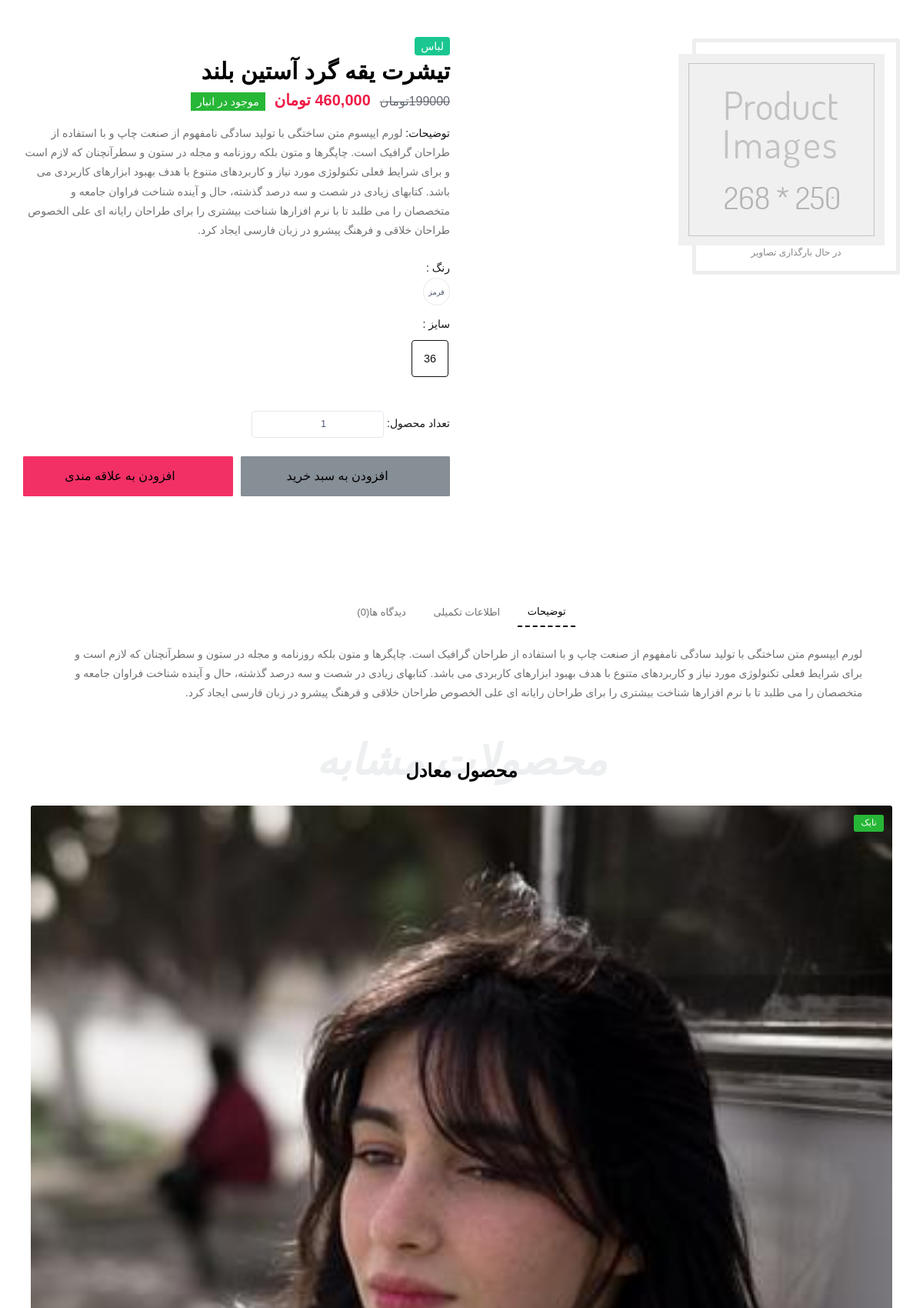
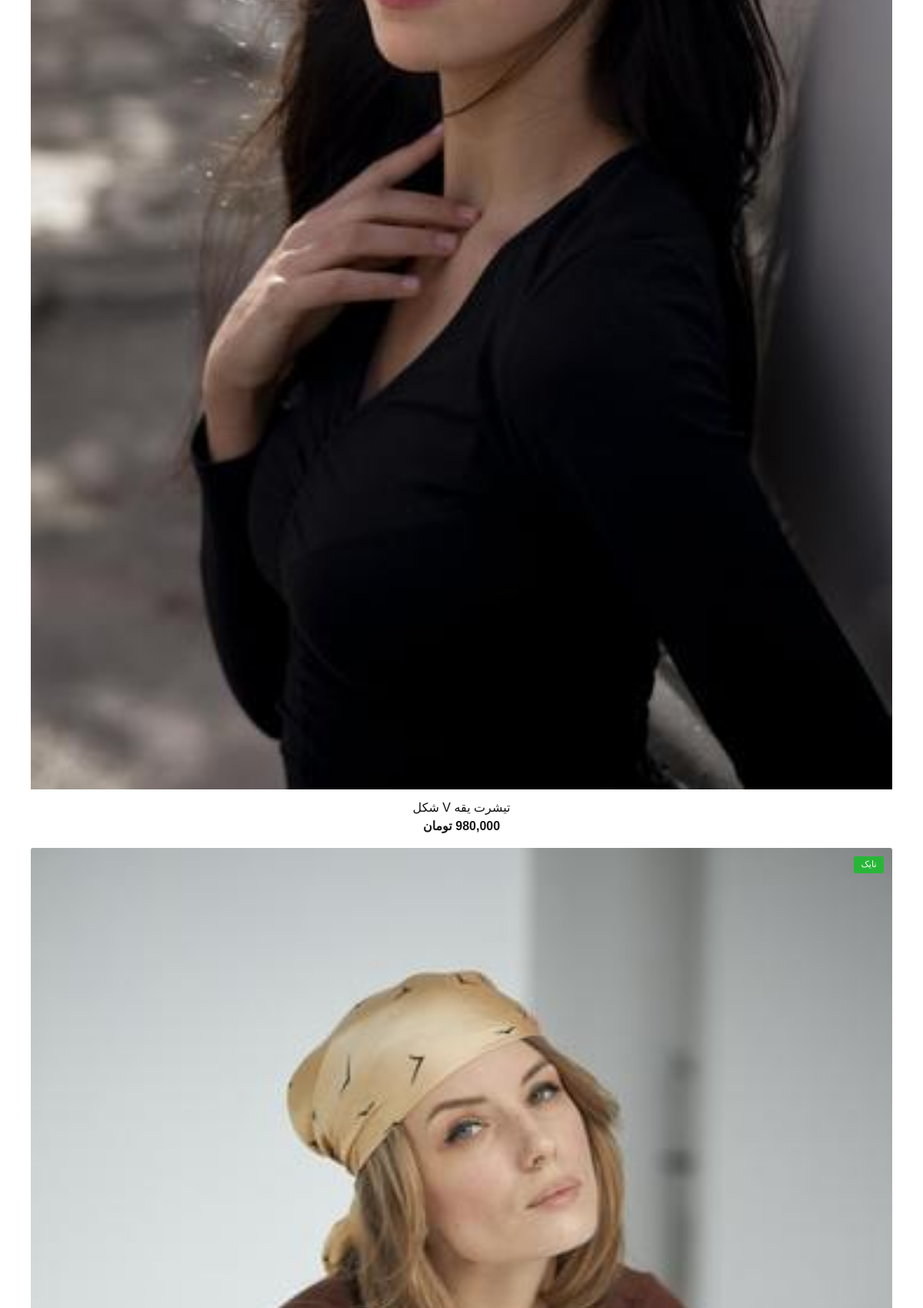
The app's page /products/Long-Sleeve-Round-Neck-T-Shirt/ (upper part) with its own data (2 pictures, top to bottom).
### product/models.py (models this page shows, shortened)
class Product(models.Model):
    title = models.CharField(max_length=300, verbose_name='نام محصول')
    category = models.ManyToManyField(ProductCategory, related_name='product_categories', verbose_name='دسته بندی ها')
    front_image = models.ImageField(upload_to='images/products', null=True, blank=True, verbose_name='تصویر جلوی محصول')
    back_image = models.ImageField(upload_to='images/products', null=True, blank=True, verbose_name='تصویر پشت محصول')
    brand = models.ForeignKey(ProductBrand, on_delete=models.CASCADE, null=True, blank=True, verbose_name='برند')
    size = models.ForeignKey(ProductSize, on_delete=models.CASCADE, null=True, blank=True, verbose_name='سایز')
    color = models.ForeignKey(ProductColor, on_delete=models.CASCADE, null=True, blank=True, verbose_name='رنگ')
    price = models.IntegerField(verbose_name='قیمت محصول')
    short_description = models.CharField(max_length=360, db_index=True, null=True, verbose_name='توضیحات کوتاه')
    description = models.TextField(db_index=True, verbose_name='توضیحات اصلی')
    slug = models.SlugField(max_length=200, default="", null=False, db_index=True, blank=True, unique=True, verbose_name='عنوان در url')
    is_active = models.BooleanField(default=False, verbose_name='فعال / غیرفعال')
    is_delete = models.BooleanField(verbose_name='حذف شده / نشده')
    class Meta:
        verbose_name = 'محصول'
        verbose_name_plural = 'محصولات'

class ProductColor(models.Model):
    title = models.CharField(max_length=300, db_index=True, verbose_name='نام رنگ')
    url_title = models.CharField(max_length=300, db_index=True, verbose_name='نام در url')
    is_active = models.BooleanField(verbose_name='فعال / غیرفعال')
    def __str__(self):
        return self.title
    class Meta:
        verbose_name = 'رنگ'
        verbose_name_plural = 'رنگ ها'

class ProductSize(models.Model):
    title = models.CharField(max_length=300, db_index=True, verbose_name='سایز')
    url_title = models.CharField(max_length=300, db_index=True, verbose_name='نام در url')
    is_active = models.BooleanField(verbose_name='فعال / غیرفعال')
    def __str__(self):
        return self.title
    class Meta:
        verbose_name = 'سایز'
        verbose_name_plural = 'سایز ها'

class ProductBrand(models.Model):
    title = models.CharField(max_length=300, db_index=True, verbose_name='نام برند')
    url_title = models.CharField(max_length=300, db_index=True, verbose_name='نام در url')
    is_active = models.BooleanField(verbose_name='فعال / غیرفعال')
    def __str__(self):
        return self.title
    class Meta:
        verbose_name = 'برند'
        verbose_name_plural = 'برند ها'

### product/views.py (the view)
# urls.py: path('<slug:slug>/', views.ProductDetailView.as_view(), name='product_detail_page_view'),
class ProductDetailView(DetailView):
    template_name = 'product/product-detail.html'
    model = Product
    def get_context_data(self, **kwargs):
        context = super(ProductDetailView, self).get_context_data()
        context['main_product'] = Product.objects.all()
        loaded_product = self.object
        galleries = list(ProductGallery.objects.filter(product_id=loaded_product.id).all())
        galleries.insert(0, loaded_product)
        context['product_galleries_group'] = group_list(galleries, 6)
        context['related_products'] = group_list(list(Product.objects.filter(brand_id=loaded_product.brand_id).exclude
                                                      (pk=loaded_product.id).all()[:12]), 4)
        product: Product = kwargs.get('object')
        context['comments'] = (
            ProductComment.objects.filter(product_id=product.id, parent=None, confirmation=True).order_by
            ('-create_date').prefetch_related('productcomment_set'))
        context['comments_count'] = ProductComment.objects.filter(product_id=product.id, confirmation=True).count()
        user_ip = get_client_ip(self.request)
        user_id = None
        if self.request.user.is_authenticated:
            user_id = self.request.user.id
        has_been_visited = ProductVisit.objects.filter(ip__iexact=user_ip, product_id=loaded_product.id).exists()
        if not has_been_visited:
            new_visit = ProductVisit(ip=user_ip, user_id=user_id, product_id=loaded_product.id)
            new_visit.save()
        return context

### product/templates/product/product-detail.html (shortened to what this page needs)
{% extends 'shared/layout.html' %}
{% load static %}
{% load thumbnail %}
{% load poll_extras %}
{% load date_time_tags %}
{% block content %}
    <div id="main-wrapper">
        <section class="middle">
            <div class="container">
                <div class="row">
                    <div class="col-xl-6 col-lg-6 col-md-12 col-sm-12">
                        <div class="sp-loading">
                            <img src="{% static 'img/product/default-product.jpg' %}" alt="{{ product.title }}">
                            <br> در حال بارگذاری تصاویر
                        </div>
                    </div>
                    <div class="col-xl-6 col-lg-6 col-md-12 col-sm-12">
                        <div class="prd_details">
                            <div class="prt_01 mb-1"><span class="text-light bg-info rounded px-2 py-1">
                                لباس</span></div>
                            <div class="prt_02 mb-3">
                                <h2 class="ft-bold mb-1">{{ product.title }}</h2>
                                <div class="text-right">
                                    <div class="elis_rty"><span class="ft-medium text-muted line-through fs-md ml-2">
                                        199000تومان</span>
                                        <span class="ft-bold theme-cl fs-lg ml-2">{{ product.price | three_digits_currency }}</span>
                                        <span class="ft-regular text-light bg-success py-1 px-2 fs-sm"> موجود در انبار</span>
                                    </div>
                                </div>
                            </div>
                            <div class="prt_03 mb-4">
                                <p><span class="text-bold text-dark">توضیحات: </span>{{ product.description }}</p>
                            </div>
                            <div class="prt_04 mb-2">
                                <p class="d-flex align-items-center mb-0 text-dark ft-medium">رنگ :</p>
                                <div class="text-right">
                                    <div class="form-check form-option form-check-inline mb-1">
                                        <label class="form-option-label rounded-circle btn btn-outline-secondary">
                                            <span class="form-option-color small">{{ product.color }}</span>
                                        </label>
                                    </div>
                                </div>
                            </div>
                            <div class="prt_04 mb-4">
                                <p class="d-flex align-items-center mb-0 text-dark ft-medium">سایز :</p>
                                <div class="text-right pb-0 pt-2">
                                    <div class="form-check size-option form-option form-check-inline mb-2 active">
                                        <label class="form-option-label">{{ product.size }}</label>
                                    </div>
                                </div>
                            </div>
                            <div class="prt_04 mb-4">
                                <div class="text-right pb-0 pt-2">
                                    <label class="text-dark">تعداد محصول:</label>
                                    <input type="number" min="1" value="1" class="form-option-label" id="product-count">
                                </div>
                            </div>
                            <div class="prt_05 mb-4">
                                <div class="form-row mb-7">
                                    <div class="col-6 col-lg">
                                        <button type="submit" class="btn btn-block custom-height bg-secondary mb-2"
                                                onclick="addProductToOrder({{ product.id }})">
                                            <i class="lni lni-shopping-basket ml-2"></i>افزودن به سبد خرید
                                        </button>
                                    </div>
                                    <div class="col-6 col-lg">
                                        <button type="submit"
                                                class=" snackbar-wishlist ab-left btn btn-block custom-height bg-danger mb-2"
                                                onclick="addProductToWishList({{ product.id }})">
                                            <i class="lni lni-heart ml-2"></i>افزودن به علاقه مندی
                                        </button>
                                    </div>
                                </div>
                            </div>
                        </div>
                    </div>
                </div>
            </div>
        </section>
        <section class="middle" id="comments_area">
            <div class="container">
                <div class="row align-items-center justify-content-center">
                    <div class="col-xl-11 col-lg-12 col-md-12 col-sm-12">
                        <ul class="nav nav-tabs b-0 d-flex align-items-center justify-content-center simple_tab_links mb-4 p-0"
                            id="myTab" role="tablist">
                            <li class="nav-item" role="presentation">
                                <a class="nav-link active" id="description-tab" href="#description" data-toggle="tab"
                                   role="tab" aria-controls="description" aria-selected="true">توضیحات</a>
                            </li>
                            <li class="nav-item" role="presentation">
                                <a class="nav-link" href="#information" id="information-tab" data-toggle="tab"
                                   role="tab" aria-controls="information" aria-selected="false">اطلاعات تکمیلی</a>
                            </li>
                            <li class="nav-item" role="presentation">
                                <a class="nav-link" href="#reviews" id="reviews-tab" data-toggle="tab" role="tab"
                                   aria-controls="reviews" aria-selected="false">دیدگاه ها({{ comments_count }})</a>
                            </li>
                        </ul>
                        <div class="tab-content" id="myTabContent">
                            <div class="tab-pane fade show active" id="description" role="tabpanel"
                                 aria-labelledby="description-tab">
                                <div class="description_info">
                                    <p class="p-0 mb-2">{{ product.description }}</p>
                                </div>
                            </div>
                        </div>
                    </div>
                </div>
            </div>
        </section>
        <section class="middle pt-0">
            <div class="container">
                <div class="row justify-content-center">
                    <div class="col-xl-12 col-lg-12 col-md-12 col-sm-12">
                        <div class="sec_title position-relative text-center">
                            <h2 class="off_title">محصولات مشابه</h2>
                            <h3 class="ft-bold pt-3">محصول معادل</h3>
                        </div>
                    </div>
                </div>
                <div class="row">
                    <div class="col-xl-12 col-lg-12 col-md-12 col-sm-12">
                        <div class="slide_items">
                            {% for group in related_products %}
                                {% for product in group %}
                                    <div class="single_itesm">
                                        <div class="product_grid card b-0 mb-0">
                                            <div class="badge bg-success text-white position-absolute ft-regular ab-right  text-upper">
                                                {{ product.brand.title }}
                                            </div>
                                            {% if user.is_authenticated %}
                                                <button class="btn btn_love position-absolute ab-left"
                                                        onclick="addProductToWishList({{ product.id }})">
                                                    <i class="far fa-heart"></i></button>
                                            {% else %}
                                                <button class="snackbar-wishlist btn btn_love position-absolute">
                                                    </button>
                                            {% endif %}
                                            <div class="card-body p-0">
                                                <div class="shop_thumb position-relative">
                                                    <a class="card-img-top d-block overflow-hidden"
                                                       href="{% url 'product_detail_page_view' slug=product.slug %}">
                                                        {% thumbnail product.front_image "265x390" quality=90 crop='center' as im %}
                                                            <img class="card-img-top" src="{{ im.url }}"
                                                                 alt="{{ product.title }}">
                                                        {% endthumbnail %}
                                                    </a>
                                                </div>
                                            </div>
                                            <div class="card-footer b-0 p-3 pb-0 d-flex align-items-start justify-content-center">
                                                <div class="text-left">
                                                    <div class="text-center">
                                                        <h5 class="fw-bolder fs-md mb-0 lh-1 mb-1"><a
                                                                href="{% url 'product_detail_page_view' slug=product.slug %}">{{ product.title }}</a>
                                                        </h5>
                                                        <div class="elis_rty"><span
                                                                class="ft-bold fs-md text-dark">{{ product.price|three_digits_currency }}</span>
                                                        </div>
                                                    </div>
                                                </div>
                                            </div>
                                        </div>
                                    </div>
                                {% endfor %}
                            {% endfor %}
                        </div>
                    </div>
                </div>
            </div>
        </section>
    </div>
{% endblock %}

### templates/shared/layout.html (shortened to what this page needs)
{% load layout_items %}
{% load render_partial %}
{% load static %}
<!DOCTYPE html>
<html lang="fa" dir="rtl">
<head>
    <link href="{% static 'css/styles.css' %}" rel="stylesheet">
</head>
<body>
{% block content %}{% endblock %}
</body>
</html>

### templates/shared/modal-product.html (shortened to what this page needs)
{% load static %}
{% load poll_extras %}
{% load thumbnail %}

### base/templates/base/site-search-component.html (shortened to what this page needs)
{% load layout_items %}
{% load static %}

### base/templates/base/site-login-component.html (shortened to what this page needs)
{% load layout_items %}
{% load static %}

### templates/shared/footer-references.html (shortened to what this page needs)
{% load static %}

### records on screen
Product: title "تیشرت یقه گرد آستین بلند", price|three_digits_currency "460,000 تومان", description "لورم ایپسوم متن ساختگی با تولید سادگی نامفهوم از صنعت چاپ و با استفاده از طراحان گرافیک است. چاپگرها و متون بلکه روزنامه و مجله در ستون و سطرآنچنان که لازم است و برای شرایط فعلی تکنولوژی مورد نیاز و کاربردهای متنوع با هدف بهبود ابزارهای کاربردی می باشد. کتابهای زیادی در شصت و سه درصد گذشته، حال و آینده شناخت فراوان جامعه و متخصصان را می طلبد تا با نرم افزارها شناخت بیشتری را برای طراحان رایانه ای علی الخصوص طراحان خلاقی و فرهنگ پیشرو در زبان فارسی ایجاد کرد.", color "قرمز", size "36"
Product: brand "نایک", shows a picture, title "تیشرت یقه V شکل", price|three_digits_currency "980,000 تومان"
Product: brand "نایک", shows a picture

### other values on screen
{{ comments_count }} "0"
